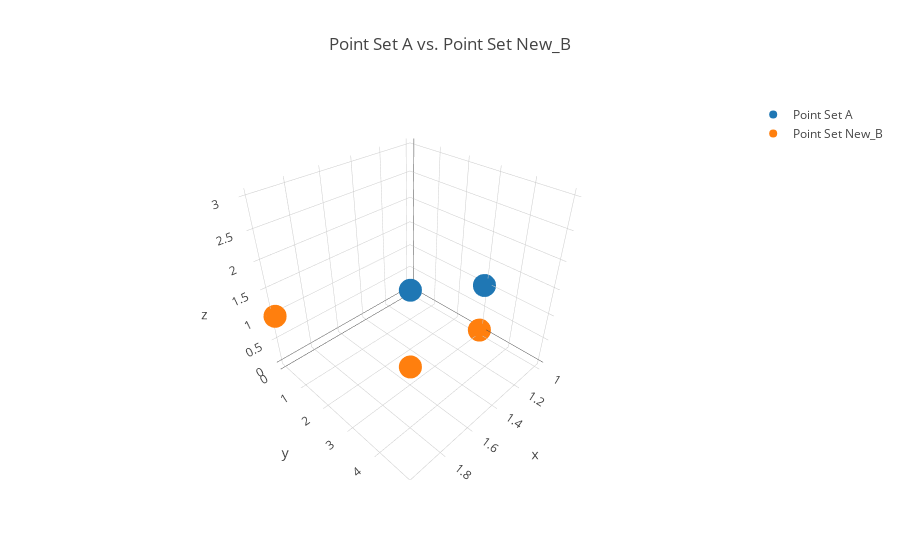

Notebook code for this chart:
### Code cell
trace_1 = go.Scatter3d(
    x = A[:, 0],
    y = A[:, 1],
    z = A[:, 2],
    mode = 'markers', 
    name = 'Point Set A'
)

trace_2 = go.Scatter3d(
    x = new_B[:, 0],
    y = new_B[:, 1],
    z = new_B[:, 2],
    mode = 'markers', 
    name = 'Point Set New_B'
)

data = go.Data([trace_1, trace_2])
layout = go.Layout(
    title = 'Point Set A vs. Point Set New_B')

figure = go.Figure(data = data, layout = layout)
iplot(figure)

### Figure 1 — Plotly figure (JSON) as saved in the notebook; plotly's stock layout.template omitted (floating-point values rounded to 4 significant figures)
{"data": [{"mode": "markers", "name": "Point Set A", "type": "scatter3d", "x": [1, 2, 2], "y": [3, 5, 0], "z": [1, 3, 1]}, {"mode": "markers", "name": "Point Set New_B", "type": "scatter3d", "x": [1, 2, 2], "y": [3, 5, 0], "z": [0, 2, 1]}], "layout": {"title": "Point Set A vs. Point Set New_B"}}
